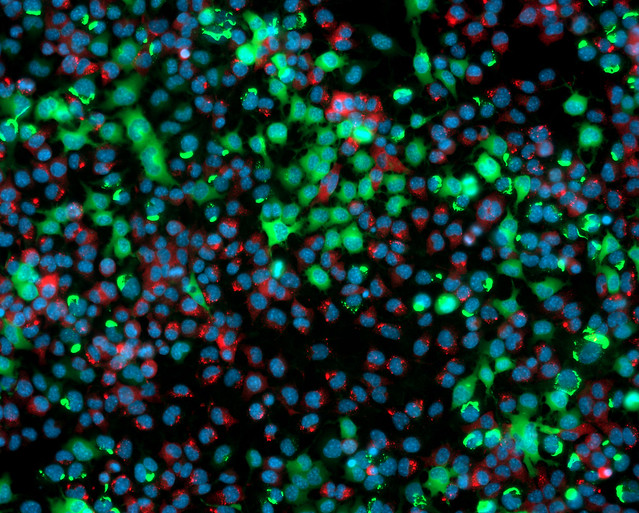
#> input picture data/test_image.jpg, 639 x 513 px, found by its file name
$ python understanding_digital_images.py
#> lines starting #> are read from the running program, lines starting #| are printed output that depends on the picture; after the words box and inside, x2 and y2 are one past the last pixel; in counts of white or black regions, pixels touching at a corner belong together
"""
CLAHE example for microscopy image enhancement.

Adapted from:
DigitalSreeni YouTube tutorials
https://www.youtube.com/watch?v=Ijc-9L2iXEc&list=PLZsOBAyNTZwYx-7GylDo3LSYpSompzsqW
"""
from skimage import io
import numpy as np
from matplotlib import pyplot as plt
from skimage import img_as_float
my_image = io.imread("/Users/grnho/Desktop/image-processing-fundamentals/data/test_image.jpg")
#> my_image is the input picture: shape (513, 639, 3); mean R, G, B 18, 54.1, 48.1
print(my_image)
#> (printed output is left out)
plt.imshow(my_image)

my_float_image = img_as_float(my_image)
print(my_float_image.min(), my_float_image. max())
#| 0.0 1.0
plt.imshow(my_float_image)

#unit = 8-bit unsigned integer
"""
random_image = np.random.random([500,500])
plt.imshow(random_image)
print(random_image.min(), random_image.max())
"""

dark_image = my_image*0.5
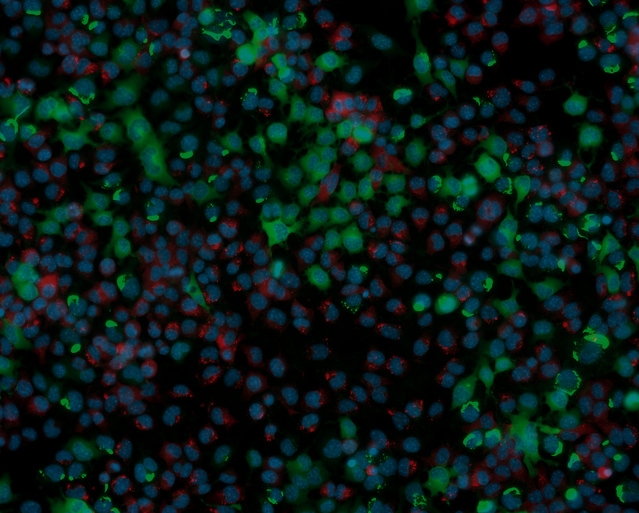
#> dark_image: shape (513, 639, 3) float64; mean R, G, B 9, 27.1, 24
plt.imshow(dark_image)
#slicing
my_image[10:200, 10:200, :] = [255, 255, 255]
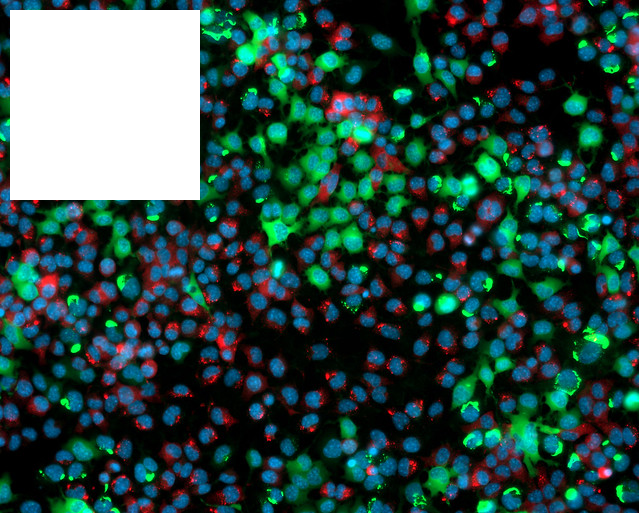
#> my_image: shape (513, 639, 3); 11.01% of pixels changed, all inside (x1, y1, x2, y2) = (10, 10, 200, 200)
plt.imshow(my_image)
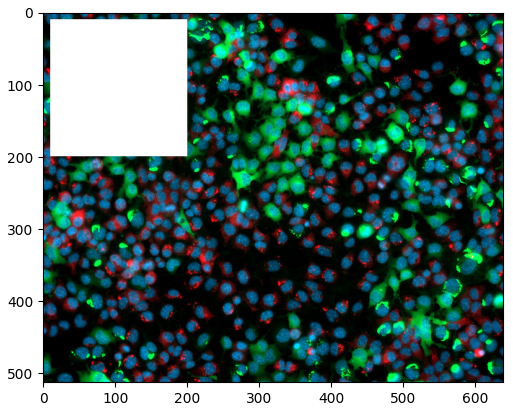
#> figure drawn by matplotlib, 1 panel
